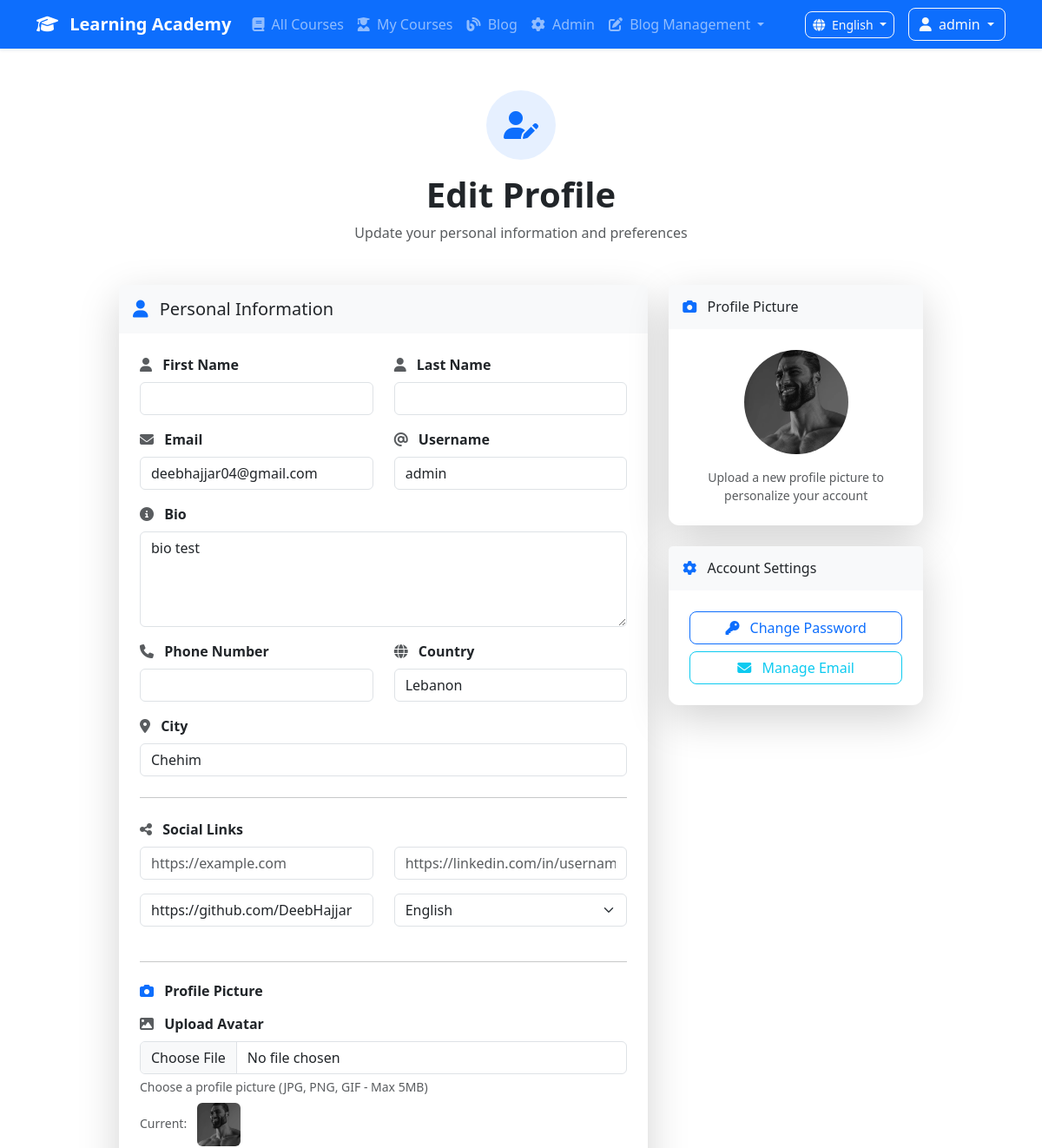
Before: /accounts/profile/edit/admin/ (signed in, upper part) with the older database file.
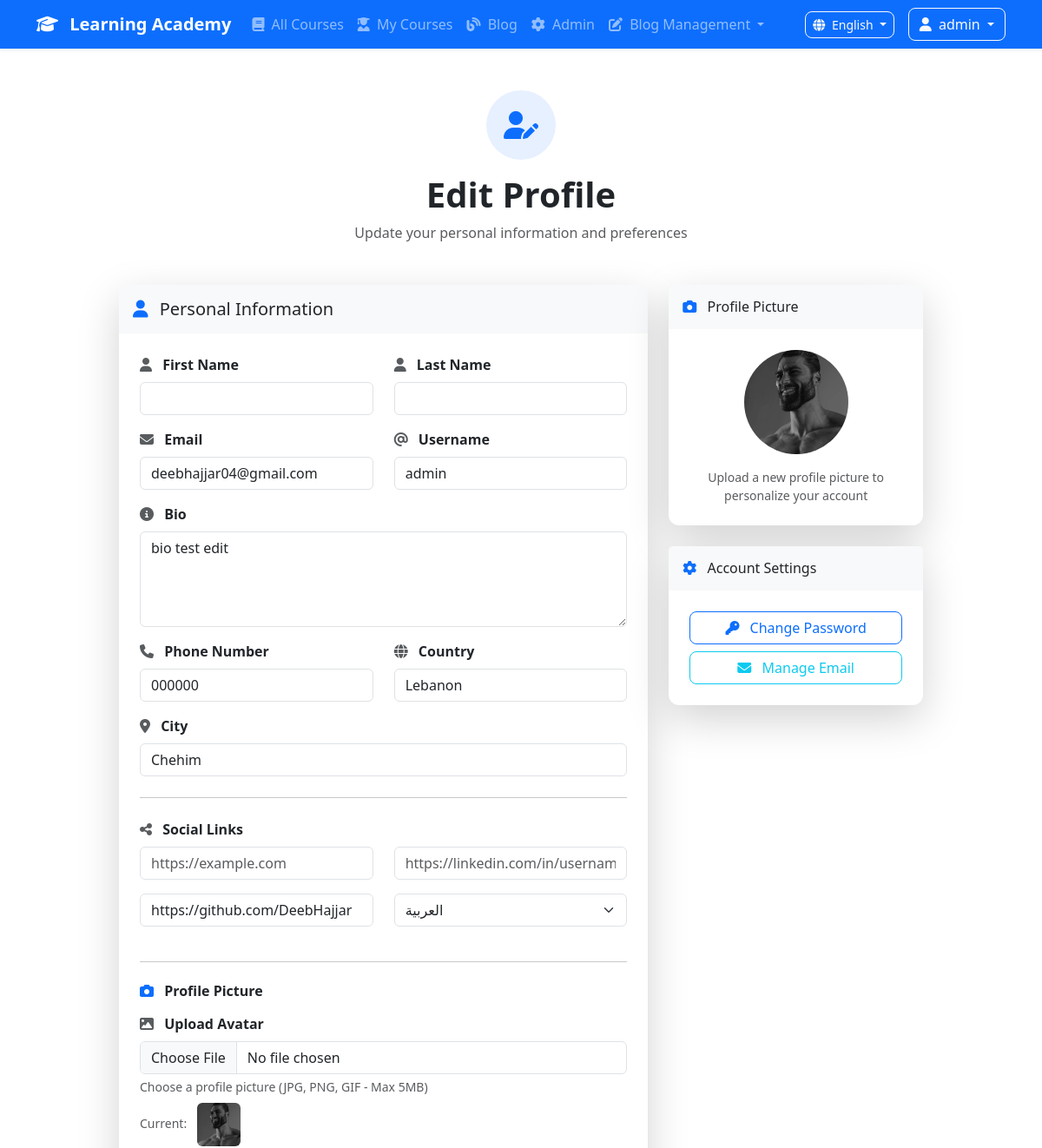
After: the same page with the newer database file.
### accounts/models.py (models this page shows, shortened)
class User(AbstractUser):
    email = models.EmailField(unique=True)
    username = models.CharField(max_length=100, unique=True)
    phone_number = models.CharField(max_length=15, blank=True, null=True)
    avatar = models.ImageField(upload_to='users/avatars', storage=S3Boto3Storage(), blank=True, null=True)
    bio = models.TextField(blank=True, null=True)
    date_of_birth = models.DateField(blank=True, null=True)
    country = models.CharField(max_length=100, blank=True, null=True)
    city = models.CharField(max_length=100, blank=True, null=True)
    is_instructor = models.BooleanField(default=False)
    is_verified = models.BooleanField(default=False)
    google_id = models.CharField(max_length=100, blank=True)
    profile_picture_url = models.URLField(blank=True)
    created_at = models.DateTimeField(auto_now_add=True)
    updated_at = models.DateTimeField(auto_now=True)
    USERNAME_FIELD = 'email'
    REQUIRED_FIELDS = ['username']
    def get_full_name(self):
        return f"{self.first_name} {self.last_name}".strip() or self.username
    class Meta:
        verbose_name = 'User'
        verbose_name_plural = 'Users'
        ordering = ['-created_at']

class Profile(models.Model):
    user = models.OneToOneField(User, on_delete=models.CASCADE)
    website = models.URLField(blank=True, null=True)
    linkedin = models.URLField(blank=True, null=True)
    github = models.URLField(blank=True, null=True)
    preferred_language = models.CharField(
        max_length=2,
        choices=[('ar', 'العربية'), ('en', 'English')],
        default='en'
    )
    newsletter_subscription = models.BooleanField(default=True)
    email_notifications = models.BooleanField(default=True)
    class Meta:
        verbose_name = 'Profile'
        verbose_name_plural = 'Profiles'

### accounts/views.py (the view)
# urls.py: path('profile/edit/<str:username>/', views.profile_edit_view, name='profile_edit'),
@login_required
def profile_edit_view(request, username):
    user = get_object_or_404(User, username=username)
    if request.user != user:
        messages.error(request, 'You can only edit your own profile.')
        return redirect('profile', username=user.username)
    profile, created = Profile.objects.get_or_create(user=user)
    if request.method == 'POST':
        user_form = UserUpdateForm(request.POST, request.FILES, instance=user)
        profile_form = ProfileUpdateForm(request.POST, instance=profile)
        if user_form.is_valid() and profile_form.is_valid():
            user_form.save()
            profile_form.save()
            messages.success(request, 'Your profile has been updated successfully!')
            return redirect('profile', username=user.username)
        else:
            error_messages = []
            if not user_form.is_valid():
                for field, errors in user_form.errors.items():
                    for error in errors:
                        error_messages.append(f"User {field}: {error}")
            if not profile_form.is_valid():
                for field, errors in profile_form.errors.items():
                    for error in errors:
                        error_messages.append(f"Profile {field}: {error}")
            messages.error(request, f'Please correct the errors below: {"; ".join(error_messages)}')
    else:
        user_form = UserUpdateForm(instance=user)
        profile_form = ProfileUpdateForm(instance=profile)
    context = {
        'user': user,
        'profile': profile,
        'user_form': user_form,
        'profile_form': profile_form,
    }
    return render(request, 'account/profile_edit.html', context)

### accounts/forms.py
class UserUpdateForm(forms.ModelForm):
    class Meta:
        model = User
        fields = ['first_name', 'last_name', 'email', 'username', 'phone_number', 'bio', 'country', 'city']
        widgets = {
            'first_name': forms.TextInput(attrs={'class': 'form-control'}),
            'last_name': forms.TextInput(attrs={'class': 'form-control'}),
            'email': forms.EmailInput(attrs={'class': 'form-control'}),
            'username': forms.TextInput(attrs={'class': 'form-control'}),
            'phone_number': forms.TextInput(attrs={'class': 'form-control'}),
            'bio': forms.Textarea(attrs={'class': 'form-control', 'rows': 4}),
            'country': forms.TextInput(attrs={'class': 'form-control'}),
            'city': forms.TextInput(attrs={'class': 'form-control'}),
        }

### core/context_processors.py (called while the page is built)
def site_settings(request):
    return {
        'site_settings': SiteSettings.objects.first()
    }

### templates/account/profile_edit.html (shortened to what the changed rows need)
{% extends 'base.html' %}
{% load i18n %}
{% block content %}
<div class="container py-5">
    <div class="row justify-content-center">
        <div class="col-lg-10">
            <div class="text-center mb-5">
                <h1 class="fw-bold text-dark mb-2">{% trans "Edit Profile" %}</h1>
            </div>
            <div class="row">
                <div class="col-lg-8">
                    <div class="card border-0 shadow-lg mb-4">
                        <div class="card-body p-4">
                            <form method="post" enctype="multipart/form-data">
                                <div class="row">
                                    <div class="col-md-6 mb-3">
                                        <label class="form-label fw-semibold">
                                            <i class="fas fa-user me-2 text-muted"></i>
                                            {% trans "First Name" %}
                                        </label>
                                        {{ user_form.first_name }}
                                    </div>
                                    <div class="col-md-6 mb-3">
                                        <label class="form-label fw-semibold">
                                            <i class="fas fa-user me-2 text-muted"></i>
                                            {% trans "Last Name" %}
                                        </label>
                                        {{ user_form.last_name }}
                                    </div>
                                </div>
                                <div class="row">
                                    <div class="col-md-6 mb-3">
                                        <label class="form-label fw-semibold">
                                            <i class="fas fa-envelope me-2 text-muted"></i>
                                            {% trans "Email" %}
                                        </label>
                                        {{ user_form.email }}
                                    </div>
                                    <div class="col-md-6 mb-3">
                                        <label class="form-label fw-semibold">
                                            <i class="fas fa-at me-2 text-muted"></i>
                                            {% trans "Username" %}
                                        </label>
                                        {{ user_form.username }}
                                    </div>
                                </div>
                                <div class="mb-3">
                                    <label class="form-label fw-semibold">
                                        <i class="fas fa-info-circle me-2 text-muted"></i>
                                        {% trans "Bio" %}
                                    </label>
                                    {{ user_form.bio }}
                                </div>
                                <div class="row">
                                    <div class="col-md-6 mb-3">
                                        <label class="form-label fw-semibold">
                                            <i class="fas fa-phone me-2 text-muted"></i>
                                            {% trans "Phone Number" %}
                                        </label>
                                        {{ user_form.phone_number }}
                                    </div>
                                    <div class="col-md-6 mb-3">
                                        <label class="form-label fw-semibold">
                                            <i class="fas fa-globe me-2 text-muted"></i>
                                            {% trans "Country" %}
                                        </label>
                                        {{ user_form.country }}
                                    </div>
                                </div>
                                <div class="mb-3">
                                    <label class="form-label fw-semibold">
                                        <i class="fas fa-map-marker-alt me-2 text-muted"></i>
                                        {% trans "City" %}
                                    </label>
                                    {{ user_form.city }}
                                </div>
                                <div class="mb-3">
                                    <div class="row">
                                        <div class="col-md-6 mb-3">
                                            {{ profile_form.website }}
                                        </div>
                                        <div class="col-md-6 mb-3">
                                            {{ profile_form.linkedin }}
                                        </div>
                                        <div class="col-md-6 mb-3">
                                            {{ profile_form.github }}
                                        </div>
                                        <div class="col-md-6 mb-3">
                                            {{ profile_form.preferred_language }}
                                        </div>
                                    </div>
                                </div>
                                <div class="mb-4">
                                    {% if user.avatar %}
                                        <div class="mt-2">
                                            <small class="text-muted">{% trans "Current:" %}</small>
                                            <img src="{{ user.avatar.url }}" class="rounded ms-2" style="width: 50px; height: 50px; object-fit: cover;" alt="Current avatar">
                                        </div>
                                    {% endif %}
                                </div>
                            </form>
                        </div>
                    </div>
                </div>
                <div class="col-lg-4">
                    <div class="card border-0 shadow-lg mb-4">
                        <div class="card-body text-center p-4">
                            {% if user.avatar %}
                                <img src="{{ user.avatar.url }}" class="rounded-circle mb-3" style="width: 120px; height: 120px; object-fit: cover;" alt="{{ user.username }}">
                            {% else %}
                                <div class="bg-primary bg-opacity-10 rounded-circle d-inline-flex align-items-center justify-content-center mb-3" style="width: 120px; height: 120px;">
                                    <i class="fas fa-user text-primary" style="font-size: 3rem;"></i>
                                </div>
                            {% endif %}
                            <p class="text-muted small mb-0">{% trans "Upload a new profile picture to personalize your account" %}</p>
                        </div>
                    </div>
                </div>
            </div>
        </div>
    </div>
</div>
{% endblock %}

### templates/partials/navbar.html (shortened to what this page needs)
{% load i18n %}
<nav class="navbar navbar-expand-lg navbar-dark bg-primary shadow-sm">
    <div class="container">
        <a class="navbar-brand fw-bold" href="{% url 'home' %}">
            <i class="fas fa-graduation-cap me-2"></i>
            {{ site_settings.site_name }}
        </a>
        <div class="collapse navbar-collapse" id="navbarNav">
            <ul class="navbar-nav me-auto mb-2 mb-lg-0">
                <li class="nav-item">
                    <a class="nav-link" href="{% url 'courses:course_list' %}">
                        <i class="fas fa-book me-1"></i>
                        {% trans 'All Courses' %}
                    </a>
                </li>
                <li class="nav-item">
                    <a class="nav-link" href="{% url 'courses:my_courses' %}">
                        <i class="fas fa-user-graduate me-1"></i>
                        {% trans 'My Courses' %}
                    </a>
                </li>
                <li class="nav-item">
                    <a class="nav-link" href="{% url 'blog:article_list' %}">
                        <i class="fas fa-blog me-1"></i>
                        {% trans 'Blog' %}
                    </a>
                </li>
                {% if request.user.is_superuser %}
                <li class="nav-item">
                    <a class="nav-link" href="{% url 'admin:index' %}">
                        <i class="fas fa-cog me-1"></i>
                        {% trans 'Admin' %}
                    </a>
                </li>
                {% endif %}
                {% if request.user.is_authenticated and request.user.is_superuser or request.user.is_staff or request.user.is_instructor %}
                <li class="nav-item dropdown">
                    <a class="nav-link dropdown-toggle" href="#" role="button" data-bs-toggle="dropdown" aria-expanded="false">
                        <i class="fas fa-edit me-1"></i>
                        {% trans 'Blog Management' %}
                    </a>
                </li>
                {% endif %}
            </ul>
            <div class="d-flex align-items-center justify-content-evenly">
                <form action="{% url 'set_language_and_save' %}" method="post" class="me-3">
                    <div class="dropdown">
                        <button class="btn btn-outline-light btn-sm dropdown-toggle" type="button" data-bs-toggle="dropdown" aria-expanded="false">
                            <i class="fas fa-globe me-1"></i>
                            {% if LANGUAGE_CODE == 'ar' %}العربية{% else %}English{% endif %}
                        </button>
                    </div>
                </form>
                {% if request.user.is_authenticated %}
                <div class="dropdown">
                    <button class="btn btn-outline-light dropdown-toggle" type="button" data-bs-toggle="dropdown" aria-expanded="false">
                        <i class="fas fa-user me-1"></i>
                        {{ request.user.get_full_name|default:request.user.username }}
                    </button>
                </div>
                {% endif %}
            </div>
        </div>
    </div>
</nav>

Changed rows visible on the page:
changed User "admin": bio "bio test" → "bio test edit"; phone_number (not shown) → "000000"
changed Profile "https://github.com/DeebHajjar": preferred_language "English" → "العربية"
